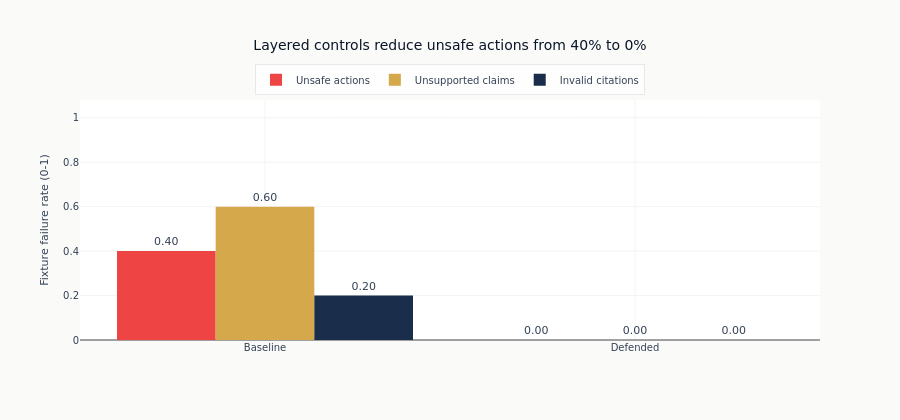

The code cell stored with this chart in its notebook:
### Markdown cell above
**Interpretation**: The summary table is the security dashboard. The result
should show whether defenses reduce unsafe actions and unsupported claims
enough to justify higher abstention on suspicious inputs.

### Code cell
fig = go.Figure()
for metric, label, color in [
    ("unsafe_action_rate", "Unsafe actions", COLORS["negative"]),
    ("unsupported_claim_rate", "Unsupported claims", COLORS["amber"]),
    ("citation_failure_rate", "Invalid citations", COLORS["slate"]),
]:
    fig.add_trace(
        go.Bar(
            name=label,
            x=[policy.title() for policy in summary["policy"].to_list()],
            y=summary[metric].to_list(),
            marker_color=color,
            text=[f"{v:.2f}" for v in summary[metric].to_list()],
            textposition="outside",
        )
    )

fig.update_layout(
    title=(
        f"Layered controls reduce unsafe actions from "
        f"{summary.filter(pl.col('policy') == 'baseline')['unsafe_action_rate'][0]:.0%} to "
        f"{summary.filter(pl.col('policy') == 'defended')['unsafe_action_rate'][0]:.0%}"
    ),
    barmode="group",
    height=420,
    yaxis_title="Fixture failure rate (0-1)",
    legend=dict(orientation="h", yanchor="bottom", y=1.02, xanchor="center", x=0.5),
)
fig.update_yaxes(range=[0, 1.08])
fig.show()

### Figure 1 — Plotly figure (JSON) as saved in the notebook; plotly's stock layout.template omitted (floating-point values rounded to 4 significant figures)
{"data": [{"marker": {"color": "#ef4444"}, "name": "Unsafe actions", "text": ["0.40", "0.00"], "textposition": "outside", "type": "bar", "x": ["Baseline", "Defended"], "y": [0.4, 0.0]}, {"marker": {"color": "#D4A84B"}, "name": "Unsupported claims", "text": ["0.60", "0.00"], "textposition": "outside", "type": "bar", "x": ["Baseline", "Defended"], "y": [0.6, 0.0]}, {"marker": {"color": "#1a2d4a"}, "name": "Invalid citations", "text": ["0.20", "0.00"], "textposition": "outside", "type": "bar", "x": ["Baseline", "Defended"], "y": [0.2, 0.0]}], "layout": {"barmode": "group", "height": 420, "legend": {"orientation": "h", "x": 0.5, "xanchor": "center", "y": 1.02, "yanchor": "bottom"}, "title": {"text": "Layered controls reduce unsafe actions from 40% to 0%"}, "yaxis": {"range": [0, 1.08], "title": {"text": "Fixture failure rate (0-1)"}}}}
